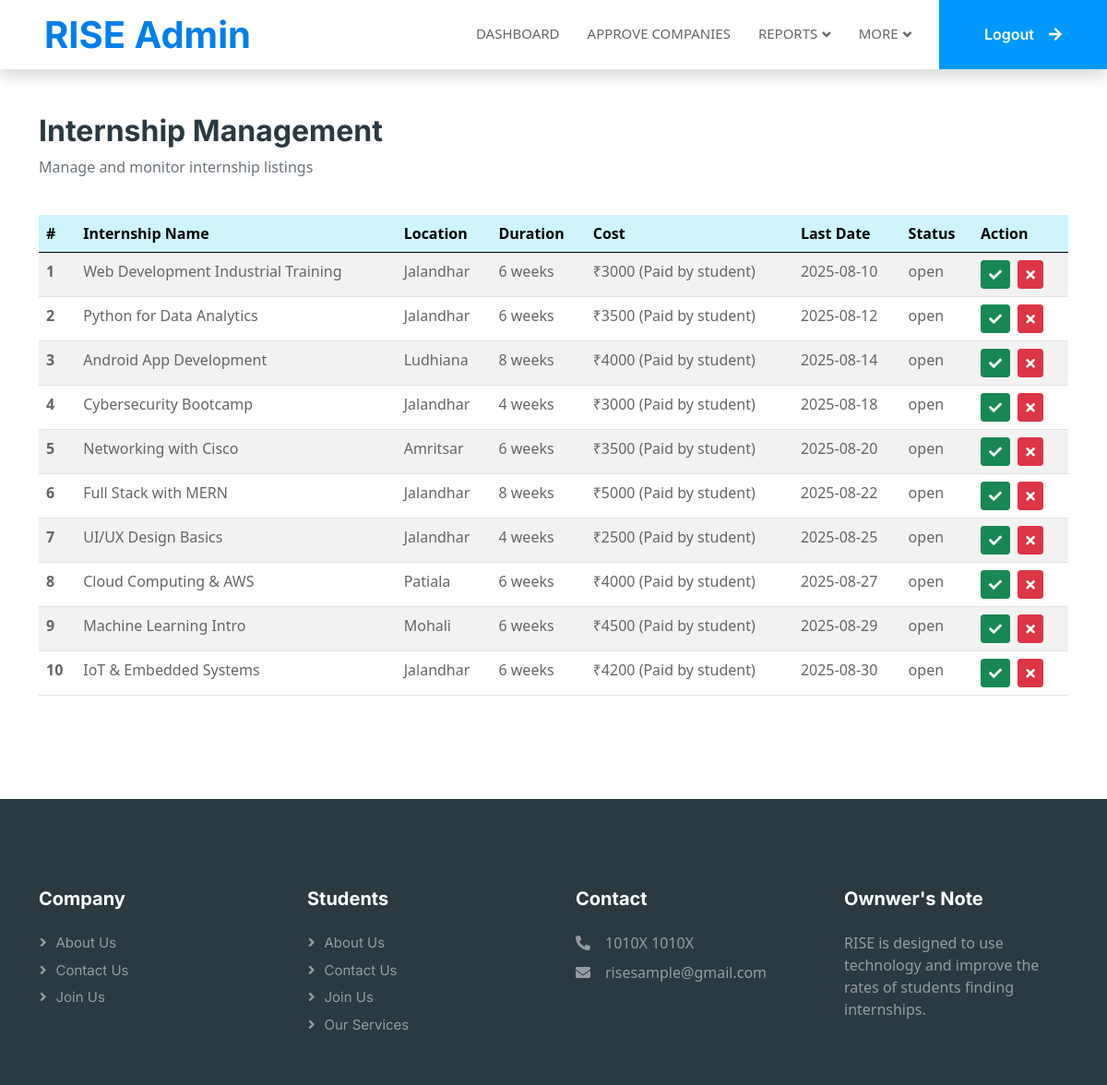
Page /admin/adminInternships.php on the earlier database version.
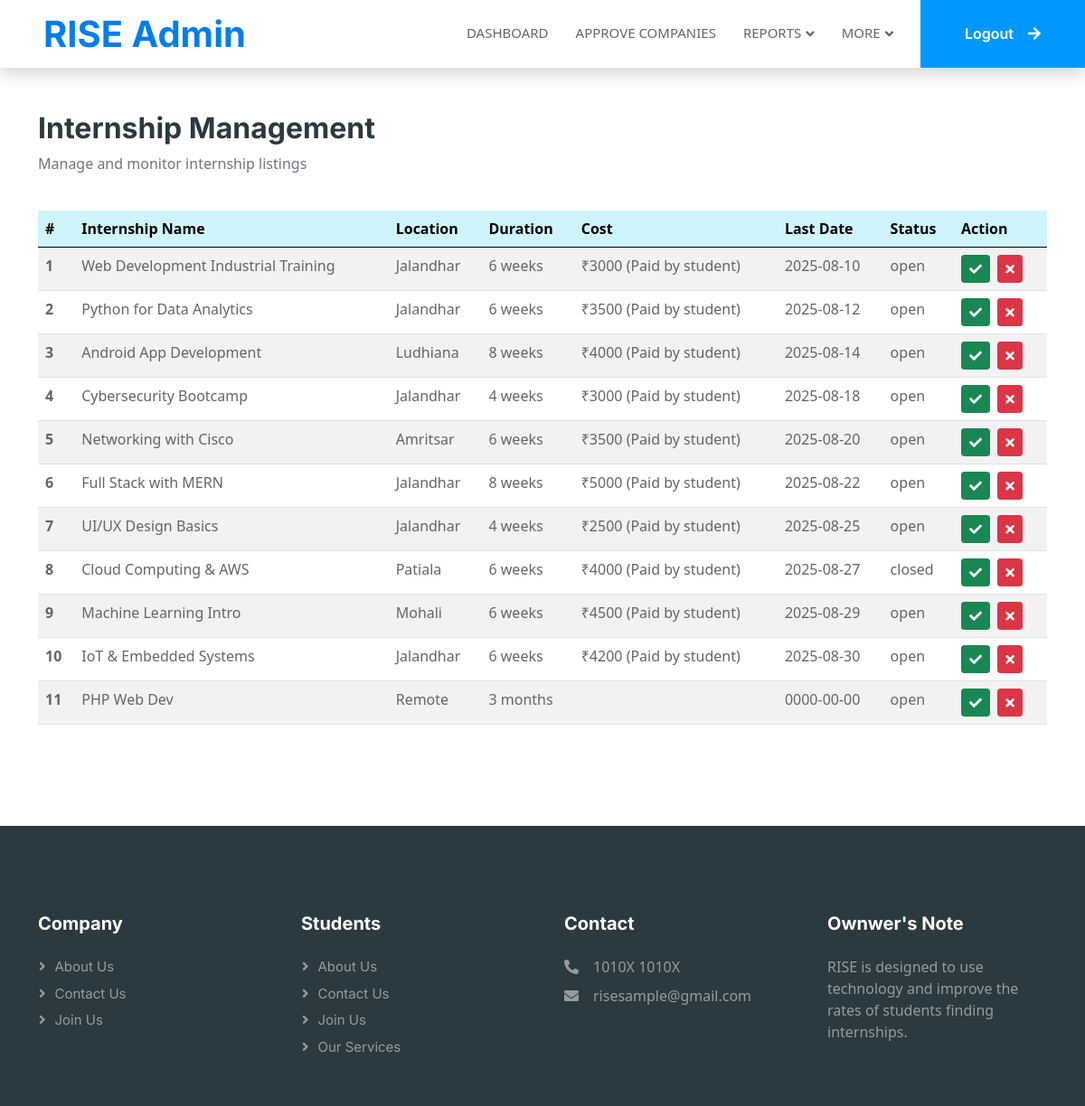
Same page on the later database version.
### tables this page shows
CREATE TABLE `internships` (
  `id` int(11) NOT NULL,
  `company_id` int(11) DEFAULT NULL,
  `title` varchar(150) DEFAULT NULL,
  `description` text DEFAULT NULL,
  `location` varchar(100) DEFAULT NULL,
  `duration` varchar(50) DEFAULT NULL,
  `stipend` varchar(50) DEFAULT NULL,
  `last_date` date DEFAULT NULL,
  `status` enum('open','closed') DEFAULT 'open',
  `created_at` timestamp NOT NULL DEFAULT current_timestamp()
);

### admin/adminInternships.php (the view)
<?php
include('adminHeader.php');
include('../dbms/connection.php');
?>
<div class="container-xxl py-5" id="allCategories">
    <div class="container">
        <div class="row mb-4">
            <div class="col-12">
                <h2 class="fw-bold text-dark">Internship Management</h2>
                <p class="text-muted">Manage and monitor internship listings</p>
            </div>
        </div>
        <div class="row g-4 justify-content-center">
            <div class="col-lg-12 col-md-12 wow fadeInUp" data-wow-delay="0.5s">
                <table class="table table-striped table-hover">
                    <thead class="table-info">
                        <tr>
                            <th scope="col">#</th>
                            <th scope="col">Internship Name</th>
                            <th scope="col">Location</th>
                            <th scope="col">Duration</th>
                            <th scope="col">Cost</th>
                            <th scope="col">Last Date</th>
                            <th scope="col">Status</th>
                            <th scope="col">Action</th>
                        </tr>
                    </thead>
                    <tbody>
                        <?php
                        $query = "SELECT * FROM `internships`";
                        $result = mysqli_query($db, $query);
                        $i = 1;
                        if ($result && mysqli_num_rows($result) > 0) {
                            while ($row = mysqli_fetch_assoc($result)) {
                                $internshipId = $row['id'];
                                ?>
                                <tr>
                                    <th scope="row"><?php echo $i++; ?></th>
                                    <td><?php echo htmlspecialchars($row["title"]); ?></td>
                                    <td><?php echo htmlspecialchars($row["location"]); ?></td>
                                    <td><?php echo htmlspecialchars($row["duration"]); ?></td>
                                    <td><?php echo htmlspecialchars($row["stipend"]); ?></td>
                                    <td><?php echo htmlspecialchars($row["last_date"]); ?></td>
                                    <td><?php echo htmlspecialchars($row["status"]); ?></td>
                                    <td>
                                        <a href="updateStatusUsers.php?id=<?php echo $internshipId; ?>&status=open"
                                           class="btn btn-success btn-sm me-1" title="Set Status to Open">
                                            <i class="fas fa-check"></i>
                                        </a>
                                        <a href="updateStatusUsers.php?id=<?php echo $internshipId; ?>&status=closed"
                                           class="btn btn-danger btn-sm me-1" title="Set Status to Closed">
                                            <i class="fas fa-times"></i>
                                        </a>
                                    </td>
                                </tr>
                                <?php
                            }
                        } else {
                            echo '<tr><td colspan="8" class="text-center text-muted">No internships found.</td></tr>';
                        }
                        ?>
                    </tbody>
                </table>
            </div>
        </div>
    </div>
</div>
<?php
include('adminFooter.php');
?>

Differences in the rows shown:
changed internships "Cloud Computing & AWS": status "open" → "closed"
added internships: title "PHP Web Dev", location "Remote", duration "3 months", last_date "0000-00-00", status "open"
